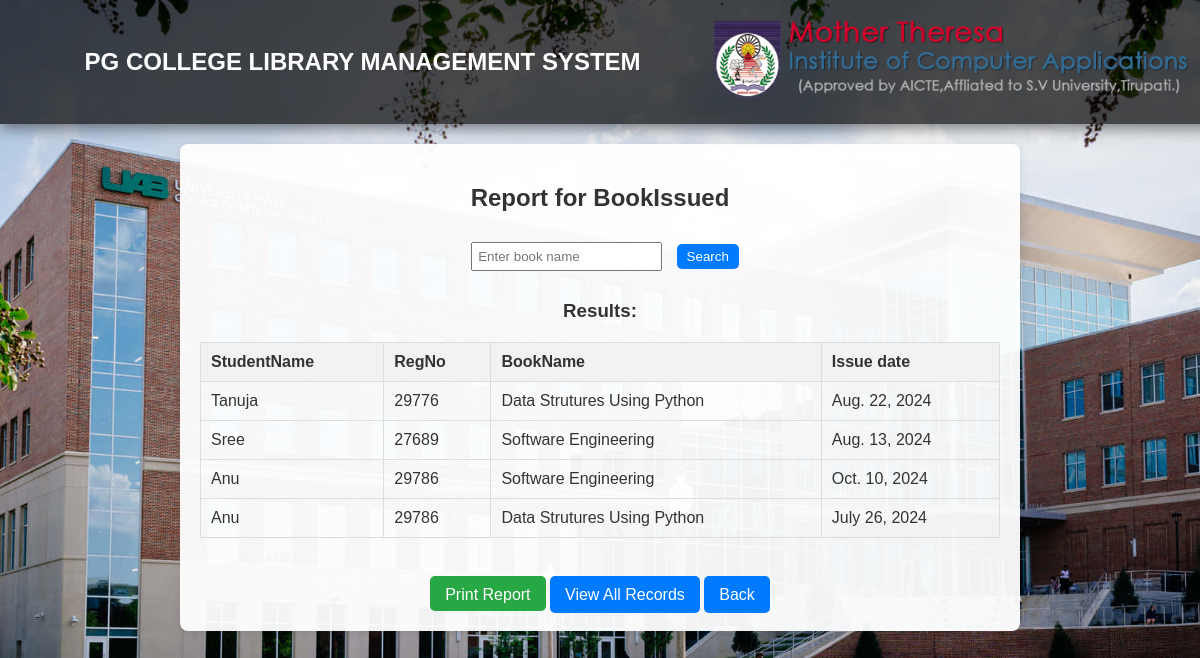
The app's page /booksissue/report/ with its own data.
### app1/models.py (models this page shows, shortened)
class BookIssued(models.Model):
    std_Name=models.ForeignKey(StudentMaster,on_delete=models.CASCADE)
    bname=models.ForeignKey(Book,on_delete=models.CASCADE)
    issue_date=models.DateField()

class StudentMaster(models.Model):
    batchNo = models.ForeignKey('BatchMaster', on_delete=models.CASCADE, related_name='students')
    sem = models.ForeignKey('SemesterMaster', on_delete=models.CASCADE, related_name='students')
    studentRegNo = models.CharField(max_length=10, validators=[integer_validator])
    studentName = models.CharField(max_length=50, validators=[alpha_validator])
    studentMobile = models.CharField(max_length=10, validators=[integer_validator])
    studentEmail = models.EmailField(max_length=55, unique=True)
    course = models.CharField(max_length=50, choices=COURSE_CHOICES, default=" ")
    class Meta:
        unique_together = ('batchNo', 'sem', 'studentRegNo', 'studentName')

class Book(models.Model):
    bookId=models.IntegerField(unique=True)
    title=models.CharField(max_length=200)
    author=models.CharField(max_length=100)
    publisher=models.CharField(max_length=150)
    edition=models.CharField(max_length=100)
    no_of_book=models.IntegerField()

### app1/views.py (the view)
# urls.py: path('booksissue/report/', views.bookissue_report, name='bookissue_report'),
def bookissue_report(request):
    books = BookIssued.objects.all()  # Default to all staff
    error_message = None
    if request.method == 'POST':
        search_value = request.POST.get('search_value', '').strip()
        if search_value:  # Check if search value is provided
            books = BookIssued.objects.filter(bname__title__icontains=search_value)
            if not books.exists():  # Check if any staff members were found
                error_message = "No book found with that title."
    return render(request, 'bookissue_report.html', {'books': books, 'error_message': error_message})

### app1/templates/bookissue_report.html (shortened to what this page needs)
{% extends "home2.html" %}
{% block content %}
<div style="text-align: center; background-color: rgba(255, 255, 255, 0.95); padding: 20px; border-radius: 8px; box-shadow: 0 2px 10px rgba(0, 0, 0, 0.1); margin: auto; max-width: 800px;">
    <h2>Report for BookIssued </h2>
    <form method="POST" style="margin-bottom: 10px;">
        <input type="text" name="search_value" placeholder="Enter book name" class="b" style="padding: 5px; margin: 10px;">
        <button type="submit" class="b" style="padding: 5px 10px; background-color: #007bff; color: white; border: none; border-radius: 5px;">Search</button>
    </form>
    <h3 class="b">Results:</h3>
    <table style="width: 100%; border-collapse: collapse; margin: 20px 0;text-align: left;">
        <thead>
            <tr style="background-color: #f2f2f2;">
                <th style="padding: 10px; border: 1px solid #ddd;">StudentName</th>
                <th style="padding: 10px; border: 1px solid #ddd;">RegNo</th>
                <th style="padding: 10px; border: 1px solid #ddd;">BookName</th>
                <th style="padding: 10px; border: 1px solid #ddd;">Issue date</th>
            </tr>
        </thead>
        <tbody>
            {% for book in books %}
                <tr>
                    <td style="padding: 10px; border: 1px solid #ddd;">{{ book.std_Name.studentName }}</td>
                    <td style="padding: 10px; border: 1px solid #ddd;">{{ book.std_Name.studentRegNo }}</td>
                    <td style="padding: 10px; border: 1px solid #ddd;">{{ book.bname.title }}</td>
                    <td style="padding: 10px; border: 1px solid #ddd;">{{ book.issue_date }}</td>
                </tr>
            {% empty %}
                <tr>
                    <td colspan="5" style="border: 1px solid #ddd; padding: 8px; text-align: center;">No book found.</td>
                </tr>
            {% endfor %}
        </tbody>
    </table>
    <br>
    <button onclick="window.print();" style="padding: 10px 15px; font-size:16px;background-color: #28a745; color: white; border: none; border-radius: 5px;height:35px;" class="b">Print Report</button>
    <a href="{% url 'bookissue_report' %}" style="padding: 10px 15px; background-color: #007bff; color: white; border-radius: 5px; text-decoration: none;" class="b">View All Records</a>
    <a href="{% url 'home' %}" style="padding: 10px 15px; background-color: #007bff; color: white; border-radius: 5px; text-decoration: none;" class="b">Back</a>
</div>
{% endblock %}

### records on screen
BookIssued: std_Name.studentName "Tanuja", std_Name.studentRegNo "29776", bname "Data Strutures Using Python", issue_date "Aug. 22, 2024"
BookIssued: std_Name.studentName "Sree", std_Name.studentRegNo "27689", bname "Software Engineering", issue_date "Aug. 13, 2024"
BookIssued: std_Name.studentName "Anu", std_Name.studentRegNo "29786", bname "Software Engineering", issue_date "Oct. 10, 2024"
BookIssued: std_Name.studentName "Anu", std_Name.studentRegNo "29786", bname "Data Strutures Using Python", issue_date "July 26, 2024"
